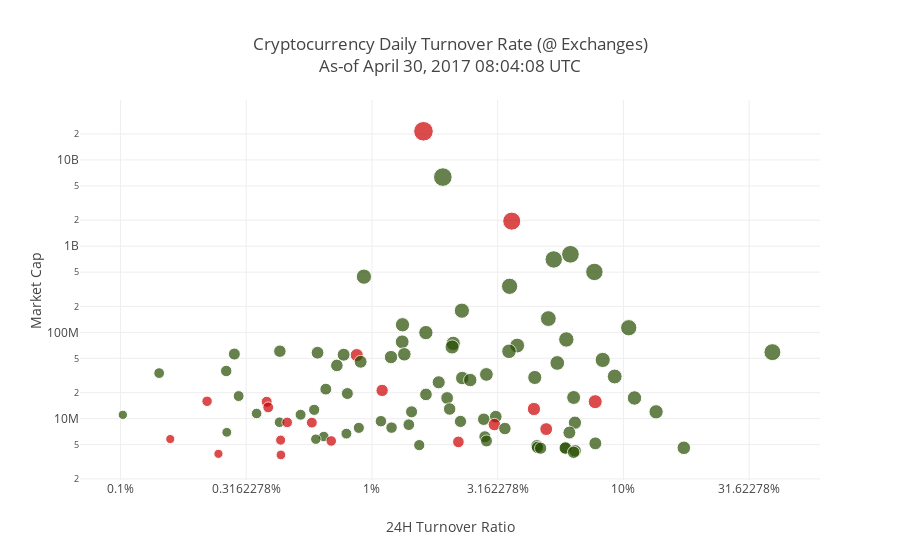

Notebook cell for this chart:
### Code cell
import numpy as np
import pandas as pd
import plotly.graph_objs as go
from datetime import datetime 
from plotly.offline import init_notebook_mode, iplot
init_notebook_mode(connected=True)
#filename = 'coinmktcap-ticker.json'
url = 'https://api.coinmarketcap.com/v1/ticker/?limit=100'
colors = ['rgb(204,0,0)', 'rgb(38,77,0)', 'rgb(38,77,0)']
day_vol_threshold = 5000  # Only want trading vol >= $5K
#df = pd.read_json('../data/{}'.format(filename))
df = pd.read_json(url)
df = df[df['24h_volume_usd'].ge(day_vol_threshold)]
layout = go.Layout(
    title='Cryptocurrency Daily Turnover Rate (@ Exchanges)<br />As-of {:%B %-d, %Y %H:%M:%S} UTC'.format(
        datetime.utcfromtimestamp(df[df['id'] == 'bitcoin'].iloc[0]['last_updated'])),
    xaxis=dict(
        title='24H Turnover Ratio',
        type='log',
        ticksuffix='%',
        dtick=0.5,
    ),
    yaxis=dict(
        title='Market Cap',
        type='log',
    ),
    hovermode = 'closest',
)
data = [
    go.Scatter(
        mode='markers',
        hoverinfo='text',
        x=(df['24h_volume_usd'] / df['market_cap_usd']) * 100,
        y=df['market_cap_usd'],
        text=df['name'] + ' (' + df['symbol'] + ')<br />24 Hour: ' + df['percent_change_24h'].astype('str') + '%<br />7 Day: ' + df['percent_change_7d'].astype('str') + '%',
        marker=dict(
            color=[colors[int(np.sign(x)) + 1] for x in df['percent_change_24h']],
            size=np.log(df['24h_volume_usd']),
        ),
    )]
fig = go.Figure(data=data, layout=layout)
iplot(fig)

### Figure 1 — Plotly figure (JSON) as saved in the notebook; plotly's stock layout.template omitted (floating-point values rounded to 4 significant figures)
{"data": [{"hoverinfo": "text", "marker": {"color": ["rgb(204,0,0)", "rgb(38,77,0)", "rgb(204,0,0)", "rgb(38,77,0)", "rgb(38,77,0)", "rgb(38,77,0)", "rgb(38,77,0)", "rgb(38,77,0)", "rgb(38,77,0)", "rgb(38,77,0)", "rgb(38,77,0)", "rgb(38,77,0)", "rgb(38,77,0)", "rgb(38,77,0)", "rgb(38,77,0)", "rgb(38,77,0)", "rgb(38,77,0)", "rgb(38,77,0)", "rgb(38,77,0)", "rgb(38,77,0)", "rgb(38,77,0)", "rgb(38,77,0)", "rgb(38,77,0)", "rgb(38,77,0)", "rgb(38,77,0)", "rgb(204,0,0)", "rgb(38,77,0)", "rgb(38,77,0)", "rgb(38,77,0)", "rgb(38,77,0)", "rgb(38,77,0)", "rgb(38,77,0)", "rgb(38,77,0)", "rgb(38,77,0)", "rgb(38,77,0)", "rgb(38,77,0)", "rgb(38,77,0)", "rgb(38,77,0)", "rgb(38,77,0)", "rgb(38,77,0)", "rgb(204,0,0)", "rgb(38,77,0)", "rgb(38,77,0)", "rgb(38,77,0)", "rgb(38,77,0)", "rgb(38,77,0)", "rgb(38,77,0)", "rgb(204,0,0)", "rgb(204,0,0)", "rgb(204,0,0)", "rgb(204,0,0)", "rgb(204,0,0)", "rgb(38,77,0)", "rgb(38,77,0)", "rgb(38,77,0)", "rgb(38,77,0)", "rgb(38,77,0)", "rgb(38,77,0)", "rgb(38,77,0)", "rgb(38,77,0)", "rgb(38,77,0)", "rgb(38,77,0)", "rgb(38,77,0)", "rgb(38,77,0)", "rgb(204,0,0)", "rgb(204,0,0)", "rgb(38,77,0)", "rgb(204,0,0)", "rgb(38,77,0)", "rgb(38,77,0)", "rgb(38,77,0)", "rgb(38,77,0)", "rgb(204,0,0)", "rgb(38,77,0)", "rgb(38,77,0)", "rgb(38,77,0)", "rgb(38,77,0)", "rgb(38,77,0)", "rgb(204,0,0)", "rgb(38,77,0)", "rgb(204,0,0)", "rgb(38,77,0)", "rgb(204,0,0)", "rgb(204,0,0)", "rgb(38,77,0)", "rgb(38,77,0)", "rgb(38,77,0)", "rgb(38,77,0)", "rgb(38,77,0)", "rgb(38,77,0)", "rgb(38,77,0)", "rgb(38,77,0)", "rgb(38,77,0)", "rgb(38,77,0)", "rgb(204,0,0)", "rgb(204,0,0)"], "size": [19.66, 18.61, 18.07, 17.72, 17.43, 17.47, 15.23, 16.31, 15.22, 15.8, 14.3, 16.29, 14.3, 15.41, 13.84, 14.27, 14.8, 14.16, 12.47, 14.57, 16.96, 12.78, 11.98, 13.53, 12.96, 13.07, 13.33, 15.19, 12.93, 14.7, 12.61, 11.45, 10.78, 13.74, 14.86, 14.1, 13.42, 13.44, 13.09, 11.88, 12.36, 11.96, 12.65, 10.9, 13.92, 14.47, 12.75, 10.47, 14.01, 11.0, 10.86, 13.25, 12.48, 11.22, 14.3, 12.06, 10.6, 10.96, 9.334, 12.7, 12.52, 11.53, 12.25, 10.57, 10.64, 10.86, 13.26, 12.48, 11.69, 11.45, 11.15, 12.47, 12.83, 9.819, 12.95, 10.88, 10.59, 12.06, 9.121, 10.45, 10.1, 11.97, 10.55, 11.68, 12.9, 11.24, 12.3, 12.26, 13.59, 12.5, 12.5, 12.27, 12.51, 12.46, 9.168, 9.711]}, "mode": "markers", "text": ["Bitcoin (BTC)<br />24 Hour: -0.25%<br />7 Day: 7.79%", "Ethereum (ETH)<br />24 Hour: 1.13%<br />7 Day: 43.29%", "Ripple (XRP)<br />24 Hour: -2.48%<br />7 Day: 62.91%", "Litecoin (LTC)<br />24 Hour: 8.47%<br />7 Day: 12.64%", "Dash (DASH)<br />24 Hour: 10.38%<br />7 Day: 36.64%", "Ethereum Classic (ETC)<br />24 Hour: 12.3%<br />7 Day: 72.35%", "NEM (XEM)<br />24 Hour: 1.44%<br />7 Day: 60.82%", "Monero (XMR)<br />24 Hour: 7.13%<br />7 Day: 19.24%", "Augur (REP)<br />24 Hour: 9.35%<br />7 Day: 36.83%", "Golem (GNT)<br />24 Hour: 11.47%<br />7 Day: 83.0%", "MaidSafeCoin (MAID)<br />24 Hour: 4.44%<br />7 Day: 18.5%", "Zcash (ZEC)<br />24 Hour: 6.51%<br />7 Day: 40.18%", "PIVX (PIVX)<br />24 Hour: 25.04%<br />7 Day: 28.22%", "Dogecoin (DOGE)<br />24 Hour: 2.15%<br />7 Day: 53.29%", "Decred (DCR)<br />24 Hour: 10.81%<br />7 Day: 1.32%", "Stratis (STRAT)<br />24 Hour: 15.74%<br />7 Day: 22.98%", "Factom (FCT)<br />24 Hour: 6.37%<br />7 Day: 28.08%", "Steem (STEEM)<br />24 Hour: 9.42%<br />7 Day: 26.49%", "Waves (WAVES)<br />24 Hour: 2.08%<br />7 Day: 23.22%", "Lisk (LSK)<br />24 Hour: 9.63%<br />7 Day: 54.26%", "Tether (USDT)<br />24 Hour: 0.03%<br />7 Day: 0.8%", "DigixDAO (DGD)<br />24 Hour: 3.3%<br />7 Day: 45.75%", "Round (ROUND)<br />24 Hour: 49.5%<br />7 Day: 66.01%", "GameCredits (GAME)<br />24 Hour: 5.54%<br />7 Day: 10.06%", "SingularDTV (SNGLS)<br />24 Hour: 30.66%<br />7 Day: 46.3%", "BitConnect (BCC)<br />24 Hour: -1.63%<br />7 Day: -10.64%", "Ardor (ARDR)<br />24 Hour: 10.17%<br />7 Day: 67.25%", "Stellar Lumens (XLM)<br />24 Hour: 6.1%<br />7 Day: 47.25%", "Iconomi (ICN)<br />24 Hour: 0.06%<br />7 Day: 21.88%", "BitShares (BTS)<br />24 Hour: 8.78%<br />7 Day: 40.27%", "iExec RLC (RLC)<br />24 Hour: 11.71%<br />7 Day: 63.06%", "Byteball (GBYTE)<br />24 Hour: 2.31%<br />7 Day: 68.52%", "Bytecoin (BCN)<br />24 Hour: 2.24%<br />7 Day: 5.39%", "First Blood (1ST)<br />24 Hour: 16.33%<br />7 Day: 36.24%", "Siacoin (SC)<br />24 Hour: 27.29%<br />7 Day: 56.9%", "Nxt (NXT)<br />24 Hour: 2.39%<br />7 Day: 51.37%", "Peercoin (PPC)<br />24 Hour: 1.01%<br />7 Day: 49.42%", "SysCoin (SYS)<br />24 Hour: 5.7%<br />7 Day: 73.51%", "Emercoin (EMC)<br />24 Hour: 9.15%<br />7 Day: 31.89%", "Melon (MLN)<br />24 Hour: 2.84%<br />7 Day: 23.19%", "Storjcoin X (SJCX)<br />24 Hour: -0.78%<br />7 Day: 7.19%", "Komodo (KMD)<br />24 Hour: 15.72%<br />7 Day: 13.26%", "Ark (ARK)<br />24 Hour: 2.76%<br />7 Day: -2.08%", "Lykke (LKK)<br />24 Hour: 1.14%<br />7 Day: 2.76%", "Namecoin (NMC)<br />24 Hour: 1.01%<br />7 Day: 47.53%", "AntShares (ANS)<br />24 Hour: 50.39%<br />7 Day: 100.23%", "WeTrust (TRST)<br />24 Hour: 10.29%<br />7 Day: 177.8%", "Nexus (NXS)<br />24 Hour: -1.6%<br />7 Day: -3.45%", "ZCoin (XZC)<br />24 Hour: -0.01%<br />7 Day: 2.01%", "Xaurum (XAUR)<br />24 Hour: -1.99%<br />7 Day: 8.14%", "Gulden (NLG)<br />24 Hour: -3.96%<br />7 Day: -10.62%", "NAV Coin (NAV)<br />24 Hour: -0.16%<br />7 Day: 64.79%", "Creditbit (CRB)<br />24 Hour: 4.62%<br />7 Day: 22.55%", "Bitcrystals (BCY)<br />24 Hour: 0.09%<br />7 Day: 5.33%", "YbCoin (YBC)<br />24 Hour: 28.27%<br />7 Day: 101.83%", "Counterparty (XCP)<br />24 Hour: 2.55%<br />7 Day: 21.97%", "Crown (CRW)<br />24 Hour: 4.21%<br />7 Day: -6.97%", "BitcoinDark (BTCD)<br />24 Hour: 9.03%<br />7 Day: 7.49%", "Agoras Tokens (AGRS)<br />24 Hour: 5.31%<br />7 Day: 18.34%", "BlackCoin (BLK)<br />24 Hour: 5.56%<br />7 Day: 23.19%", "Synereo (AMP)<br />24 Hour: 8.36%<br />7 Day: 18.52%", "BitBay (BAY)<br />24 Hour: 2.84%<br />7 Day: -20.64%", "PotCoin (POT)<br />24 Hour: 4.05%<br />7 Day: 9.0%", "Rubycoin (RBY)<br />24 Hour: 12.86%<br />7 Day: 74.72%", "Ubiq (UBQ)<br />24 Hour: -1.02%<br />7 Day: -0.46%", "Swarm City (SWT)<br />24 Hour: -3.07%<br />7 Day: 39.0%", "DigiByte (DGB)<br />24 Hour: 1.17%<br />7 Day: -2.67%", "Wings (WINGS)<br />24 Hour: -3.66%<br />7 Day: -37.15%", "Edgeless (EDG)<br />24 Hour: 6.88%<br />7 Day: 7.3%", "Nexium (NXC)<br />24 Hour: 0.07%<br />7 Day: 12.27%", "Blocknet (BLOCK)<br />24 Hour: 23.8%<br />7 Day: 33.85%", "Expanse (EXP)<br />24 Hour: 11.38%<br />7 Day: 41.29%", "Chronobank (TIME)<br />24 Hour: -0.46%<br />7 Day: 3.08%", "I/O Coin (IOC)<br />24 Hour: 5.79%<br />7 Day: 3.5%", "Novacoin (NVC)<br />24 Hour: 2.59%<br />7 Day: 59.16%", "vSlice (VSL)<br />24 Hour: 0.06%<br />7 Day: 6.86%", "MonaCoin (MONA)<br />24 Hour: 4.57%<br />7 Day: -0.47%", "ZClassic (ZCL)<br />24 Hour: 5.52%<br />7 Day: 16.63%", "Skycoin (SKY)<br />24 Hour: -2.3%<br />7 Day: -9.18%", "MonetaryUnit (MUE)<br />24 Hour: 1.08%<br />7 Day: 22.47%", "Bankcoin (B@)<br />24 Hour: -1.51%<br />7 Day: 30.23%", "LBRY Credits (LBC)<br />24 Hour: 4.18%<br />7 Day: 18.24%", "GridCoin (GRC)<br />24 Hour: -3.62%<br />7 Day: 9.42%", "PoSW Coin (POSW)<br />24 Hour: -2.52%<br />7 Day: -41.39%", "Primecoin (XPM)<br />24 Hour: 12.73%<br />7 Day: 50.96%", "Radium (RADS)<br />24 Hour: 4.51%<br />7 Day: -6.81%", "Burst (BURST)<br />24 Hour: 9.03%<br />7 Day: 41.68%", "E-Dinar Coin (EDR)<br />24 Hour: 11.89%<br />7 Day: 12.86%", "VPNCoin (VASH)<br />24 Hour: 7.41%<br />7 Day: 21.1%", "Clams (CLAM)<br />24 Hour: 3.4%<br />7 Day: 30.02%", "Bitcoin Plus (XBC)<br />24 Hour: 10.26%<br />7 Day: 6.44%", "BelaCoin (BELA)<br />24 Hour: 3.0%<br />7 Day: 7.1%", "Viacoin (VIA)<br />24 Hour: 1.38%<br />7 Day: -7.48%", "Vertcoin (VTC)<br />24 Hour: 12.27%<br />7 Day: 20.68%", "SolarCoin (SLR)<br />24 Hour: -5.14%<br />7 Day: -2.1%", "Global Currency Reserve (GCR)<br />24 Hour: -7.28%<br />7 Day: 45.39%"], "type": "scatter", "x": [1.603, 1.914, 3.597, 6.156, 5.284, 7.667, 0.9292, 3.527, 2.279, 5.03, 1.323, 10.5, 1.639, 5.93, 1.319, 2.105, 3.782, 2.084, 0.4305, 3.507, 39.13, 0.6078, 0.2838, 1.345, 0.7719, 0.8703, 1.191, 8.273, 0.9019, 5.458, 0.7254, 0.2634, 0.1425, 2.853, 9.234, 4.442, 2.286, 2.46, 1.843, 0.6556, 1.098, 0.7985, 1.64, 0.2951, 6.341, 11.07, 1.991, 0.221, 7.725, 0.3815, 0.387, 4.408, 2.038, 0.5894, 13.49, 1.438, 0.3479, 0.5204, 0.1022, 3.108, 2.784, 1.086, 2.25, 0.4291, 0.4603, 0.5769, 6.416, 3.069, 1.402, 1.197, 0.8871, 3.378, 4.933, 0.2647, 6.098, 0.7917, 0.6436, 2.813, 0.1578, 0.5982, 0.4335, 2.855, 0.6892, 2.207, 7.735, 1.542, 4.529, 4.552, 17.39, 5.898, 5.872, 4.687, 6.426, 6.337, 0.2453, 0.4346], "y": [21497071250, 6329316792, 1951383110, 805366774, 701716747, 502580918, 442908900, 342591389, 178605900, 144709500, 122662521, 113296231, 99479419, 82849914, 77770663, 74645979, 70433740, 67782294, 60557600, 60410238, 59023678, 58135000, 56110625, 55740628, 55113660, 54576462, 51732689, 47951773, 45656817, 44221113, 41414058, 35700197, 33750490, 32554874, 30812627, 30027542, 29575691, 28027098, 26389354, 21985992, 21240744, 19556443, 19088846, 18271058, 17592904, 17359600, 17358193, 15898252, 15732209, 15699473, 13515006, 12935989, 12928696, 12649315, 11998274, 11995647, 11480581, 11101756, 11076912, 10532802, 9842051, 9341353, 9285921, 9090411, 9045221, 8992723, 8973593, 8529316, 8506688, 7870701, 7818374, 7679765, 7561210, 6942010, 6893840, 6704678, 6199072, 6166596, 5798532, 5781075, 5631526, 5514644, 5513055, 5371615, 5165416, 4932014, 4852286, 4629903, 4587853, 4568438, 4560799, 4544960, 4234749, 4073780, 3907109, 3795007]}], "layout": {"hovermode": "closest", "title": "Cryptocurrency Daily Turnover Rate (@ Exchanges)<br />As-of April 30, 2017 08:04:08 UTC", "xaxis": {"dtick": 0.5, "ticksuffix": "%", "title": "24H Turnover Ratio", "type": "log"}, "yaxis": {"title": "Market Cap", "type": "log"}}}
